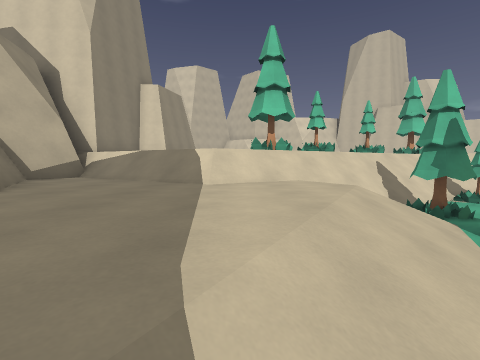
[1] (above)

17 first-person views from a walk through a Godot game level. The camera is 1.2 m above the floor, tilts 4° down and sees 85° across. The floor is counted in squares, 2 m on a side. Each view is taken from the middle of a square. On the plan, view 1 faces up. The plan holds only what a view shows up to about 9 squares ahead; the rest is blank. The place goes on beyond the plan.

[2]
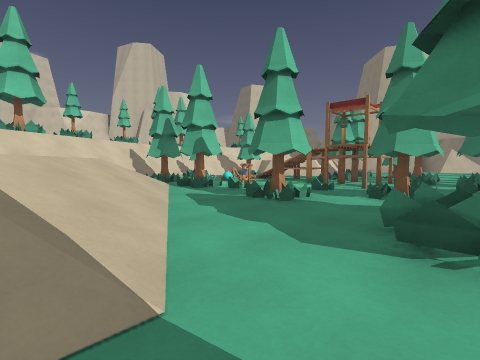

[3]
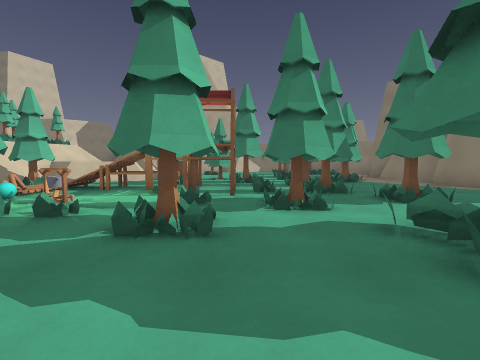

[4]
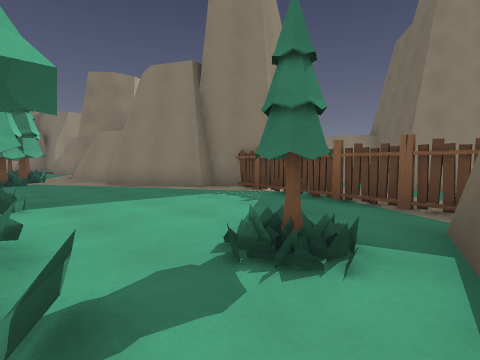

[5]
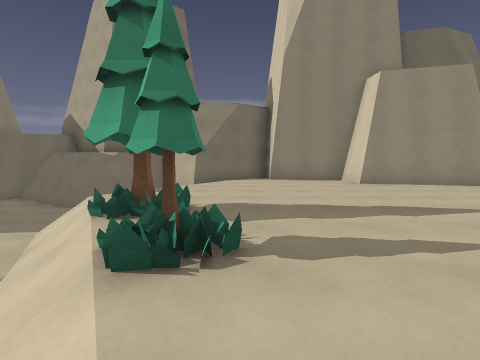

[6]
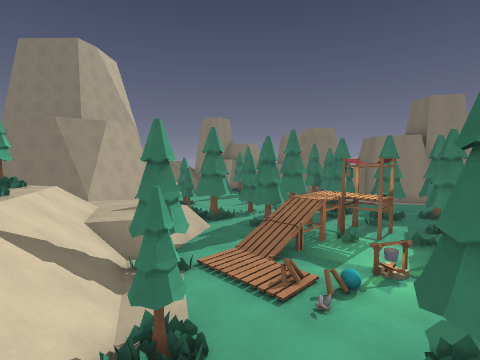

[7]
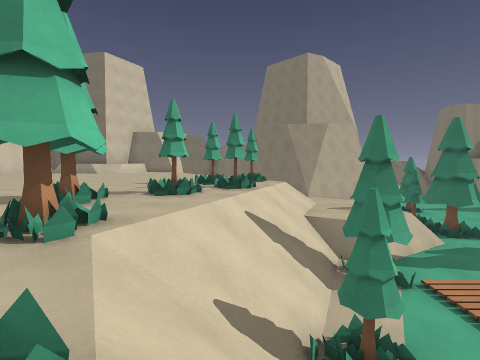

[8]
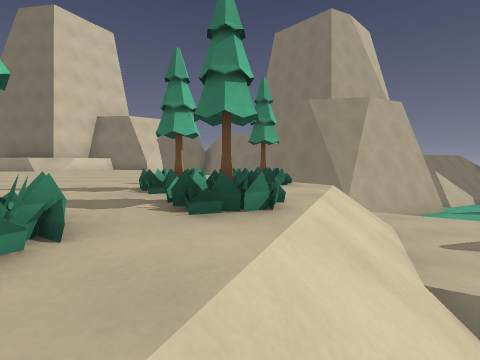

[9]
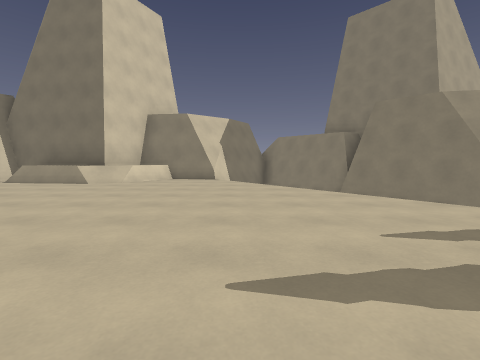

[10]
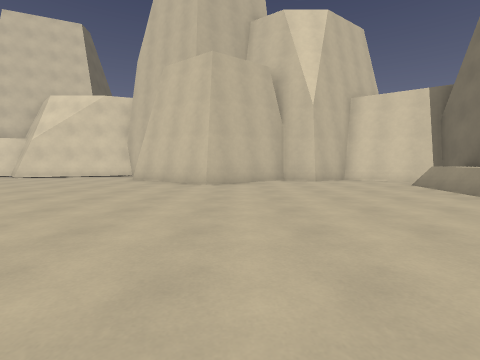

[11]
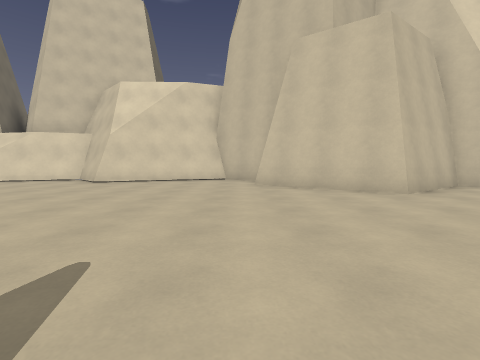

[12]
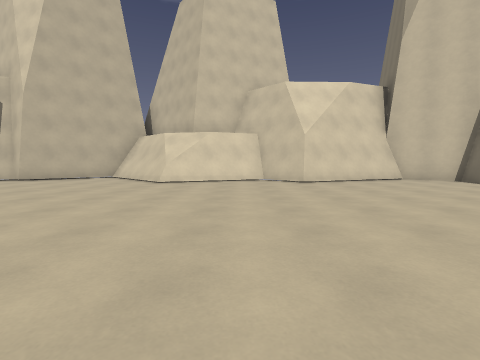

[13]
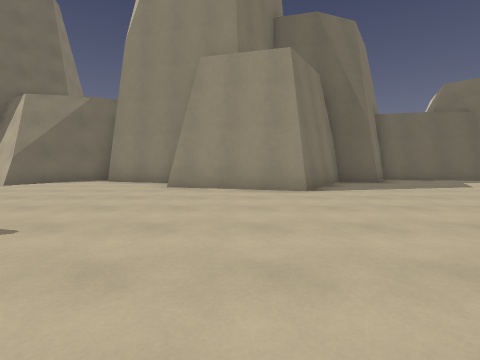

[14]
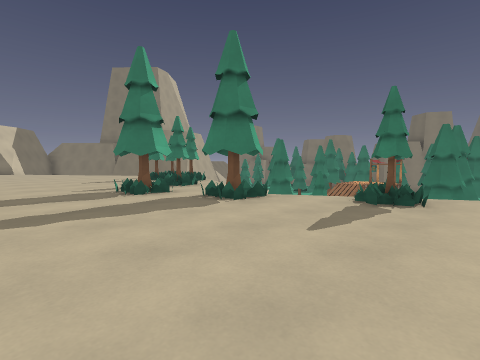

[15]
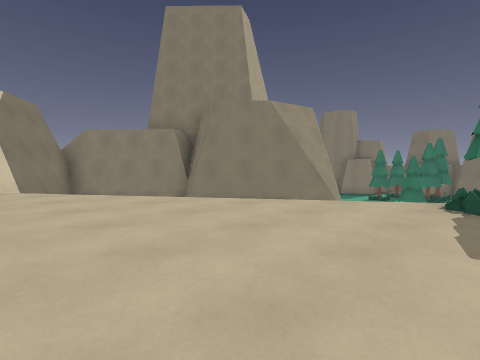

[16]
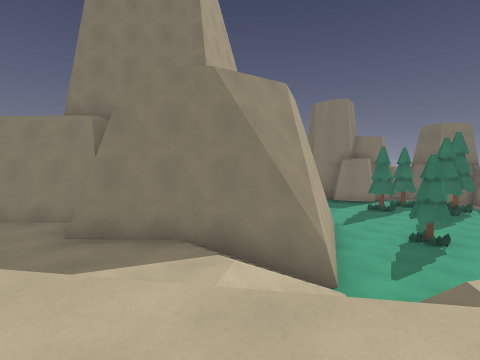

[17]
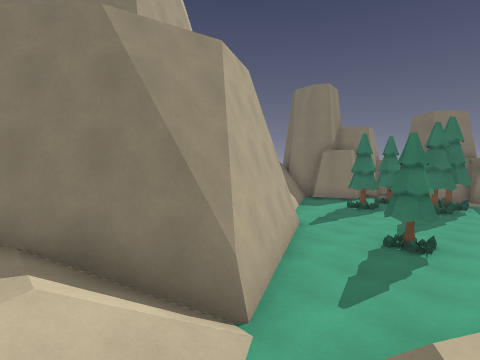

### Floor plan
Key: @ floor where view 1 was taken; # wall or solid block; x gap in a wall; . main floor; : floor 1 m higher than the main floor; - floor 1.25 m lower than the main floor; _ floor 2.75 m lower than the main floor; / step, stairs or slope; = window, fence, low wall or low ledge; ^ raised ledge; T tree; C campfire; F fence; O other object.
Columns run from 6 left of view 1 to 22 right of it. Each row starts with its distance up from view 1.
 22  ###.############
 21 ##....###..##...#
 20 #...............## ######
 19 #................###.#..##
 18 #.................#......#
 17 ##......................:^
 16  #.....................=:^
 15  ##......... ........../:#
 14   ##.......   ..........=#
 13    #.....................#
 12  ###.....................##
 11  #............T.........//###
 10  #..........TT........./   -#
  9  #........T.//.T.T.../ ----##
  8  #......T.//////T.T.//----##
  7  #//...TT///T/////// /-####
  6  #///..////___TT///=//##
  5  #/--///  T_O//#=--=_##
  4  ##----///T_O//_=   __#
  3   #----///TC_##__TT___##
  2  ##----//_=# ##T_T_____#
  1  #-- -//__T=###__ __T___
  0  #    @/____###TT ______
 -1       /____T_____  _____
 -2       __TT___TTT   ___T_
 -3        _TT_TT__TT  _TT
 -4        _T_______TT _T
 -5        #T_______x_  T
 -6        #______###
 -7         FFFF###
 -8         __ ##

Positions as (right, up) in squares from view 1, and headings:
1: (0, 0), facing up
2: (0, -2), facing up-right
3: (1, 0), facing right
4: (1, -3), facing down-right
5: (4, 8), facing left
6: (4, 8), facing down-right
7: (4, 8), facing right
8: (8, 8), facing right
9: (10, 11), facing right
10: (13, 11), facing up
11: (9, 13), facing up
12: (3, 13), facing up
13: (3, 13), facing left
14: (3, 13), facing down-right
15: (12, 12), facing down-right
16: (13, 9), facing down-right
17: (13, 7), facing down-right
